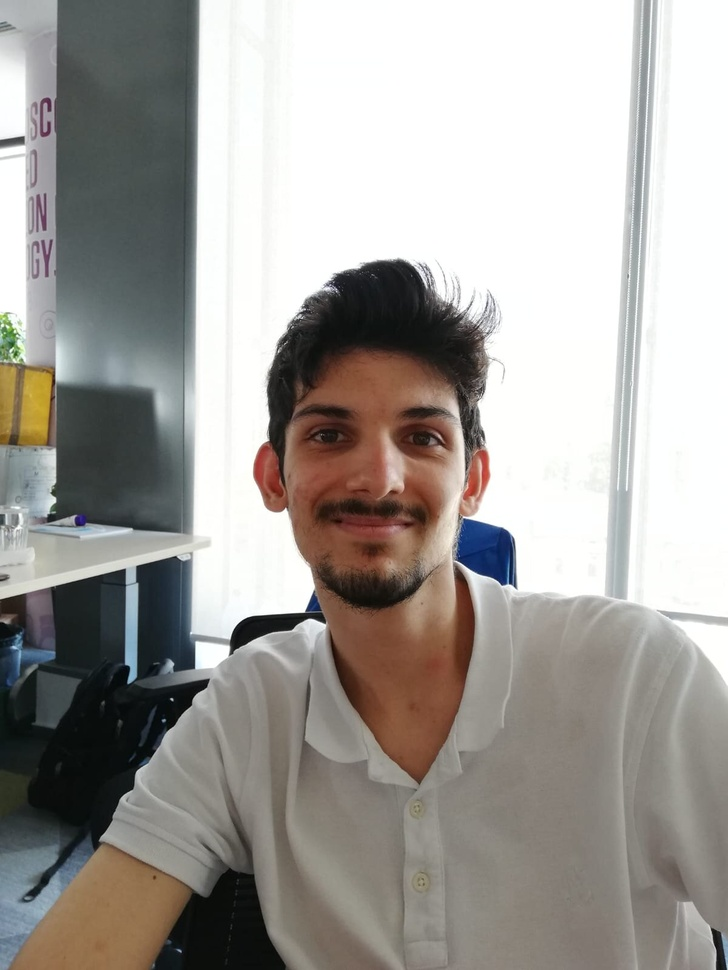
#> input picture sami.jpg, 728 x 970 px, shrunk from 1200 x 1599 before the run
$ python entryRequest.py ../sami.jpg
#> lines starting #> are read from the running program, lines starting #| are printed output that depends on the picture
import requests
import glob
import os
import cv2
import sys

API_ENDPOINT = "http://localhost:1001/gate/customer-entry"

path = ""
for i in range(len(sys.argv)):
    if i + 1 < len(sys.argv):
        path += str(sys.argv[i+1]) + ' '
path = path[:len(path) -1]
path += '*'

list_of_files = glob.glob(path)
latest_file = max(list_of_files, key=os.path.getctime)
img= cv2.imread(latest_file,0)
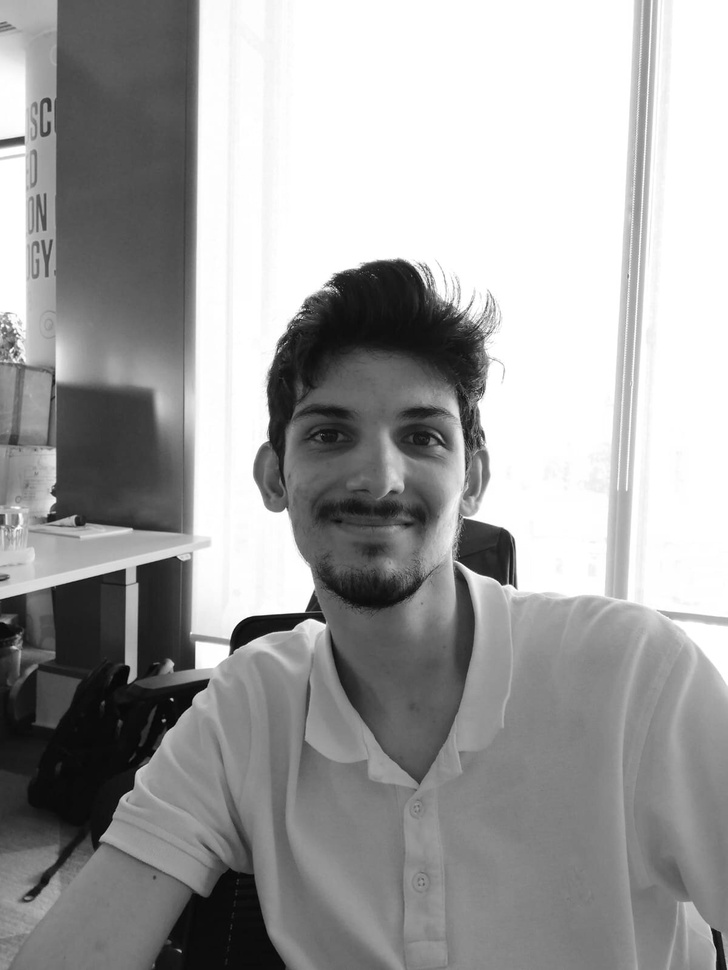
#> img: shape (970, 728); min 3, max 255, mean 160.7
cv2.imshow("img", img )
cv2.waitKey(1000)

multiple_files = [
    ('photos', (latest_file, open(latest_file, 'rb').read(),'multipart',{'Expires': '0'}))
]
text_data = {
    'collectionName': "MegaImage",
    'customerId': 1
}
with open(latest_file, 'rb') as img:
    name_img= os.path.basename(latest_file)
    with requests.Session() as s:
#> (the run stopped early here; a loop or call above may not have finished)
